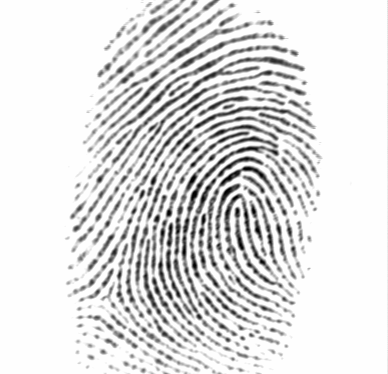
#> input picture test_images/img1.tif, 388 x 374 px
$ python example.py   (older library calls are emulated)
#> lines starting #> are read from the running program, lines starting #| are printed output that depends on the picture; after the words box and inside, x2 and y2 are one past the last pixel; in counts of white or black regions, pixels touching at a corner belong together
#> further down, im is the input picture: shape (374, 388); min 1, max 254, mean 223.8
### ridge_segment.py
# -*- coding: utf-8 -*-
"""
Created on Mon Apr 18 23:04:30 2016
@author: utkarsh


BSD 2-Clause License

Copyright (c) 2017, Utkarsh-Deshmukh
All rights reserved.

THIS SOFTWARE IS PROVIDED BY THE COPYRIGHT HOLDERS AND CONTRIBUTORS "AS IS"
AND ANY EXPRESS OR IMPLIED WARRANTIES, INCLUDING, BUT NOT LIMITED TO, THE
IMPLIED WARRANTIES OF MERCHANTABILITY AND FITNESS FOR A PARTICULAR PURPOSE ARE
DISCLAIMED. IN NO EVENT SHALL THE COPYRIGHT HOLDER OR CONTRIBUTORS BE LIABLE
FOR ANY DIRECT, INDIRECT, INCIDENTAL, SPECIAL, EXEMPLARY, OR CONSEQUENTIAL
DAMAGES (INCLUDING, BUT NOT LIMITED TO, PROCUREMENT OF SUBSTITUTE GOODS OR
SERVICES; LOSS OF USE, DATA, OR PROFITS; OR BUSINESS INTERRUPTION) HOWEVER
CAUSED AND ON ANY THEORY OF LIABILITY, WHETHER IN CONTRACT, STRICT LIABILITY,
OR TORT (INCLUDING NEGLIGENCE OR OTHERWISE) ARISING IN ANY WAY OUT OF THE USE
OF THIS SOFTWARE, EVEN IF ADVISED OF THE POSSIBILITY OF SUCH DAMAGE.
"""


# RIDGESEGMENT - Normalises fingerprint image and segments ridge region
#
# Function identifies ridge regions of a fingerprint image and returns a
# mask identifying this region.  It also normalises the intesity values of
# the image so that the ridge regions have zero mean, unit standard
# deviation.
#
# This function breaks the image up into blocks of size blksze x blksze and
# evaluates the standard deviation in each region.  If the standard
# deviation is above the threshold it is deemed part of the fingerprint.
# Note that the image is normalised to have zero mean, unit standard
# deviation prior to performing this process so that the threshold you
# specify is relative to a unit standard deviation.
#
# Usage:   [normim, mask, maskind] = ridgesegment(im, blksze, thresh)
#
# Arguments:   im     - Fingerprint image to be segmented.
#              blksze - Block size over which the the standard
#                       deviation is determined (try a value of 16).
#              thresh - Threshold of standard deviation to decide if a
#                       block is a ridge region (Try a value 0.1 - 0.2)
#
# Returns:     normim - Image where the ridge regions are renormalised to
#                       have zero mean, unit standard deviation.
#              mask   - Mask indicating ridge-like regions of the image,
#                       0 for non ridge regions, 1 for ridge regions.
#              maskind - Vector of indices of locations within the mask.
#
# Suggested values for a 500dpi fingerprint image:
#
#   [normim, mask, maskind] = ridgesegment(im, 16, 0.1)
#
# See also: RIDGEORIENT, RIDGEFREQ, RIDGEFILTER

### REFERENCES

# Peter Kovesi
# School of Computer Science & Software Engineering
# The University of Western Australia
# pk at csse uwa edu au
# http://www.csse.uwa.edu.au/~pk

'''
For more info please visit https://www.peterkovesi.com/
'''

import numpy as np

def normalise(img,mean,std):
    normed = (img - np.mean(img))/(np.std(img));
    return(normed)

def ridge_segment(im,blksze,thresh):

#> called with blksze = 16, thresh = 0.3
    rows,cols = im.shape;

    im = normalise(im,0,1);    # normalise to get zero mean and unit standard deviation


    new_rows =  np.int(blksze * np.ceil((np.float(rows))/(np.float(blksze))))
    new_cols =  np.int(blksze * np.ceil((np.float(cols))/(np.float(blksze))))

    padded_img = np.zeros((new_rows,new_cols));
    stddevim = np.zeros((new_rows,new_cols));

    padded_img[0:rows][:,0:cols] = im;

    for i in range(0,new_rows,blksze):
        for j in range(0,new_cols,blksze):
            block = padded_img[i:i+blksze][:,j:j+blksze];

            stddevim[i:i+blksze][:,j:j+blksze] = np.std(block)*np.ones(block.shape)
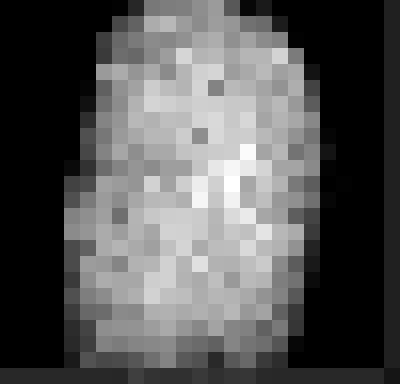
#> stddevim: shape (384, 400) float64; min 1.11e-16, max 1.7, mean 0.577; drawn with min black and max white

    stddevim = stddevim[0:rows][:,0:cols]
#> stddevim: shape (374, 388) float64

    mask = stddevim > thresh;
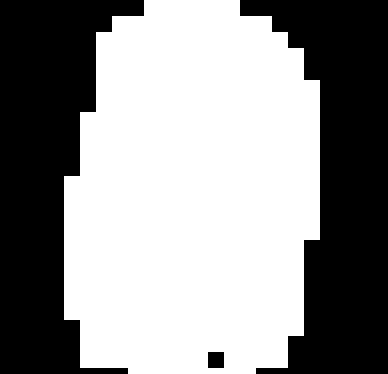
#> mask: shape (374, 388) bool; 57% white; 3 black regions, box (x1, y1, x2, y2) and area: (240, 0, 388, 374) 31448, (0, 0, 144, 374) 30720, (208, 352, 224, 368) 256

    mean_val = np.mean(im[mask]);
#> mean_val = -0.417

    std_val = np.std(im[mask]);
#> std_val = 1.16

    normim = (im - mean_val)/(std_val);

    return(normim,mask)

### walking.py
'''
Author : Aman Attrish
'''


# The main function of the walking algorithm to get all singular points in
# a given fingerprint image.
#
# Based on the paper:
#
# @article{Zhu2016WalkingTS,
#   title={Walking to singular points of fingerprints},
#   author={En Zhu and Xifeng Guo and Jianping Yin},
#   journal={Pattern Recognition},
#   year={2016},
#   volume={56},
#   pages={116-128}
# }
#
# Usage:
#   [sps, time] = walking(im), get singular points of image \im. The open
#   souce code "MATLAB and Octave Functions for Computer Vision and Image
#   Processing" is needed to correctly run this function. Please download
#   "MatlabFns.zip" from
#           http://www.peterkovesi.com/matlabfns/
#   and add all the folders and subfolders to Path.
#
#   [sps, time] = walking(im, mask, orientim), all preprocessing steps like
#   segmentaion and orientation field estimation are implemented outside
#   this function.
#
#   [sps, time] = walking(im, mask, orientim, ...), parameters are passed
#   in. The detailed meanings of parameters are shown below.
#
# @Inputs:
#   im:
#       image data, h by w
#   mask:
#       0, background; 1, foreground
#   orientim:
#       pixel-wise orientation field of \im, share the same size with \im.
#   step:
#       length of one walking step, default to 7 pixel
#   n:
#       number of starting points sampled along x-axis or y, default to 2
#   Td:
#       threshold for stopping the walking process, default to 2 pixel
#   R:
#       radius of the neighborhood of the candidate singular point,
#       default to 16 pixel
# @Outputs:
#   sps:
#       a structure with fields 'core' and 'delta', containing the detected
#       singular points
#   time:
#       processing time of the walking algorithm excluding the segmentation
#       and orientation field estimation.
#
# # Coded by Xifeng Guo. All rights reserved. 2015/4/16 % %
#

'''
For more info please visit https://www.peterkovesi.com/
'''

import numpy as np
import numpy.matlib
from ridge_segment import ridge_segment
from ridge_orient import ridge_orient


def walkonce(im, mask, dfim, start, step, Td):
	sp = []
	current =0
	path = np.array([start])
	while True:
		temp = path[current,:]
		ori = dfim[int(temp[0]), int(temp[1])]
		current = current + 1
		path = np.concatenate([path, temp + step*(np.around([[-np.sin(ori), np.cos(ori)]]))], axis=0)
		if (any(path[current,:] < 1) or any((path[current,:] - im.shape) > 0) or not mask[int(path[current,0]),int(path[current,1])]):
			break
		cpath = path[0:current,:]
		dcpath = cpath - np.matmul(np.ones((cpath.shape[0],1)), np.array([path[current,:]]))
		sqart = np.sqrt(dcpath[:,0]**2 + dcpath[:,1]**2)
		sqart = np.transpose(sqart).reshape((1,-1))
		sqart = np.fliplr(sqart)
		indx = np.argwhere(sqart < Td)
		if min(indx.shape)==0:
			ind = np.empty(shape=(0,0))
		else:
			ind = sqart.shape[1] - indx[0][1]
		if ind.size !=0:
			if current == ind:
				sp = path[current,:]
			elif (current - ind) <=11:
				sp =  np.around(np.sum(path[ind:current+1,:], axis=0)/(current - ind + 1))
			break
	return sp

def checkstable(im, mask, orientim, tempsp, step, Td, R):
	stable=0
	tempsp = np.array([tempsp])

	if min(tempsp.shape) !=0:
		stable=1
		trystart = np.matmul(np.ones((4,1)), tempsp) + np.array([[0,-1], [-1,0], [0,1], [1,0]])*R
		for j in range(0,4):
			if (any(trystart[j,:] < 1) or any((trystart[j,:] - im.shape) > 0) or not mask[int(trystart[j,0]),int(trystart[j,1])]):
				stable=0
				break
			newsp = walkonce(im, mask, orientim, trystart[j,:], step, Td)
			newsp = np.array([newsp])
			if min(newsp.shape) == 0 or np.linalg.norm(tempsp - newsp) > R:
				stable=0
				break
	return stable


def mergeneighbors(points, threshold):

	for i in range(0,points.shape[0]-1):
		if points[i,0] == 0:
			continue
		pointi = points[i,:]
		for j in range(i+1,points.shape[0]):
			if points[j,0] == 0:
				continue
			if (np.linalg.norm(points[i,:] - points[j,:]) < threshold):
				pointi = np.concatenate([pointi, points[j,:]], axis=0)
				points[j,:] = [0, 0]
		if len(pointi)>=2:
			pointi = pointi.reshape((-1,2))
		s = np.sum(pointi, axis=0)
		points[i,:] = np.around(np.array([[s[0], s[1]]])/pointi.shape[0])
	points = points[~np.all(points==0, axis=1)]
	return points


def walking(img):

	#initializing the dictionary
	sps = {}
	sps['core'] = []
	sps['delta'] = []

	step = 7
	n = 2
	Td = 2
	R = 16

	blksze = 16;
	thresh = 0.3;
	normim, mask = ridge_segment(img,blksze,thresh);
	mask[(mask.shape[0]//blksze)*blksze+1:mask.shape[0],:] = 0
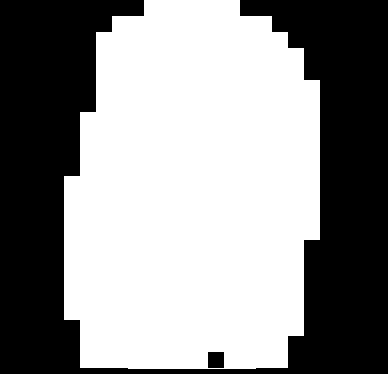
#> mask: shape (374, 388) bool; 56.5% white; 2 black regions, box (x1, y1, x2, y2) and area: (0, 0, 388, 374) 62808, (208, 352, 224, 368) 256
	mask[:,(mask.shape[1]//blksze)*blksze+1:mask.shape[1]] = 0


	orientim = ridge_orient(normim, 1, 3, 3)
	orientim = np.pi - orientim

	#sampling starting point

	I,J = np.where(mask==1)
	edge0 = np.array([min(I),min(J)])
	edge1 = np.array([max(I),max(J)])
	d = (edge1-edge0)//(n+1)
	sampled_rows = np.array(range(edge0[0]+d[0], edge0[0] + d[0]*n + 1,d[0]))    #If some error comes, consider +1 also
	sampled_cols = np.array(range(edge0[1]+d[1], edge0[1] + d[1]*n + 1,d[1]))
	sampled_points = np.transpose([[np.kron(sampled_rows, np.ones((1,n)))],[np.matlib.repmat(sampled_cols, 1, n)]])
	sampled_points = np.reshape(sampled_points,(4,2))


	#Detect Cores
	for r in range(0,4):
		if len(sps['core']) != 0:
			break
		WDFc1 = 2.0*orientim + (r+1)*np.pi/2
		core1 = np.array([[]])
		core2 = np.array([[]])
		for i in range(0,sampled_points.shape[0]):
			p = sampled_points[i,:]
			if (not mask[int(p[0]),int(p[1])]):
				continue
			if min(core1.shape) == 0:
				tempsp = walkonce(img, mask, WDFc1, p, step, Td)
				if checkstable(img, mask, WDFc1, tempsp, step, Td, R):
					core1 = tempsp
			if min(core2.shape) == 0:
				tempsp = walkonce(img, mask, WDFc1-np.pi, p, step, Td)
				if checkstable(img, mask, WDFc1-np.pi, tempsp, step, Td, R):
					core2 = tempsp
		if min(core1.shape)==0:
			sps['core'] = np.array([core2])
		elif min(core2.shape)==0:
			sps['core'] = np.array([core1])
		else:
			sps['core'] = np.concatenate([core1,core2], axis=0)


	#Detect Deltas
	for r in range(0,4):
		if len(sps['delta']) != 0:
			break
		WDFd = -2.0*orientim + (r+1)*np.pi/2
		for i in range(0,sampled_points.shape[0]):
			p = sampled_points[i,:]
			if (not mask[int(p[0]),int(p[1])]):
				continue
			tempsp = walkonce(img, mask, WDFd, p, step, Td)
			if checkstable(img, mask, WDFd, tempsp, step, Td, R):
				sps['delta'] = np.concatenate([sps['delta'],tempsp], axis=0)
		if len(sps['delta']) >=2:
			sps['delta'] = sps['delta'].reshape((-1,2))

	sps['core'] = np.array([sps['core']])
	sps['delta'] = np.array([sps['delta']])

	sps['core'] = sps['core'].reshape((-1,2))
	sps['delta'] = sps['delta'].reshape((-1,2))

	sps['core'] = np.fliplr(mergeneighbors(sps['core'],20))
	sps['delta'] = np.fliplr(mergeneighbors(sps['delta'],20))
	return sps

### ridge_orient.py
# -*- coding: utf-8 -*-
"""
Created on Tue Apr 19 11:31:54 2016
@author: utkarsh


BSD 2-Clause License

Copyright (c) 2017, Utkarsh-Deshmukh
All rights reserved.

THIS SOFTWARE IS PROVIDED BY THE COPYRIGHT HOLDERS AND CONTRIBUTORS "AS IS"
AND ANY EXPRESS OR IMPLIED WARRANTIES, INCLUDING, BUT NOT LIMITED TO, THE
IMPLIED WARRANTIES OF MERCHANTABILITY AND FITNESS FOR A PARTICULAR PURPOSE ARE
DISCLAIMED. IN NO EVENT SHALL THE COPYRIGHT HOLDER OR CONTRIBUTORS BE LIABLE
FOR ANY DIRECT, INDIRECT, INCIDENTAL, SPECIAL, EXEMPLARY, OR CONSEQUENTIAL
DAMAGES (INCLUDING, BUT NOT LIMITED TO, PROCUREMENT OF SUBSTITUTE GOODS OR
SERVICES; LOSS OF USE, DATA, OR PROFITS; OR BUSINESS INTERRUPTION) HOWEVER
CAUSED AND ON ANY THEORY OF LIABILITY, WHETHER IN CONTRACT, STRICT LIABILITY,
OR TORT (INCLUDING NEGLIGENCE OR OTHERWISE) ARISING IN ANY WAY OUT OF THE USE
OF THIS SOFTWARE, EVEN IF ADVISED OF THE POSSIBILITY OF SUCH DAMAGE.
"""


# RIDGEORIENT - Estimates the local orientation of ridges in a fingerprint
#
# Usage:  [orientim, reliability, coherence] = ridgeorientation(im, gradientsigma,...
#                                             blocksigma, ...
#                                             orientsmoothsigma)
#
# Arguments:  im                - A normalised input image.
#             gradientsigma     - Sigma of the derivative of Gaussian
#                                 used to compute image gradients.
#             blocksigma        - Sigma of the Gaussian weighting used to
#                                 sum the gradient moments.
#             orientsmoothsigma - Sigma of the Gaussian used to smooth
#                                 the final orientation vector field.
#                                 Optional: if ommitted it defaults to 0
#
# Returns:    orientim          - The orientation image in radians.
#                                 Orientation values are +ve clockwise
#                                 and give the direction *along* the
#                                 ridges.
#             reliability       - Measure of the reliability of the
#                                 orientation measure.  This is a value
#                                 between 0 and 1. I think a value above
#                                 about 0.5 can be considered 'reliable'.
#                                 reliability = 1 - Imin./(Imax+.001);
#             coherence         - A measure of the degree to which the local
#                                 area is oriented.
#                                 coherence = ((Imax-Imin)./(Imax+Imin)).^2;
#
# With a fingerprint image at a 'standard' resolution of 500dpi suggested
# parameter values might be:
#
#    [orientim, reliability] = ridgeorient(im, 1, 3, 3);
#
# See also: RIDGESEGMENT, RIDGEFREQ, RIDGEFILTER

### REFERENCES

# May 2003      Original version by Raymond Thai,
# January 2005  Reworked by Peter Kovesi
# October 2011  Added coherence computation and orientsmoothsigma made optional
#
# School of Computer Science & Software Engineering
# The University of Western Australia
# pk at csse uwa edu au
# http://www.csse.uwa.edu.au/~pk

'''
For more info please visit https://www.peterkovesi.com/
'''

import numpy as np;
import cv2;
from scipy import ndimage;
from scipy import signal

def ridge_orient(im, gradientsigma, blocksigma, orientsmoothsigma):
#> called with gradientsigma = 1, blocksigma = 3, orientsmoothsigma = 3
    rows,cols = im.shape;
#> rows = 374; cols = 388
    #Calculate image gradients.
    sze = np.fix(6*gradientsigma);
    if np.remainder(sze,2) == 0:
        sze = sze+1;

    gauss = cv2.getGaussianKernel(np.int(sze),gradientsigma);
    f = gauss * gauss.T;

    fy,fx = np.gradient(f);     #Gradient of Gaussian

    #Gx = ndimage.convolve(np.double(im),fx);
    #Gy = ndimage.convolve(np.double(im),fy);

    Gx = signal.convolve2d(im,fx,mode='same');
    Gy = signal.convolve2d(im,fy,mode='same');

    Gxx = np.power(Gx,2);
    Gyy = np.power(Gy,2);
    Gxy = Gx*Gy;

    #Now smooth the covariance data to perform a weighted summation of the data.

    sze = np.fix(6*blocksigma);

    gauss = cv2.getGaussianKernel(np.int(sze),blocksigma);
    f = gauss * gauss.T;

    Gxx = ndimage.convolve(Gxx,f);
    Gyy = ndimage.convolve(Gyy,f);
    Gxy = 2*ndimage.convolve(Gxy,f);

    # Analytic solution of principal direction
    denom = np.sqrt(np.power(Gxy,2) + np.power((Gxx - Gyy),2)) + np.finfo(float).eps;

    sin2theta = Gxy/denom;            # Sine and cosine of doubled angles
    cos2theta = (Gxx-Gyy)/denom;


    if orientsmoothsigma:
        sze = np.fix(6*orientsmoothsigma);
        if np.remainder(sze,2) == 0:
            sze = sze+1;
        gauss = cv2.getGaussianKernel(np.int(sze),orientsmoothsigma);
        f = gauss * gauss.T;
        cos2theta = ndimage.convolve(cos2theta,f); # Smoothed sine and cosine of
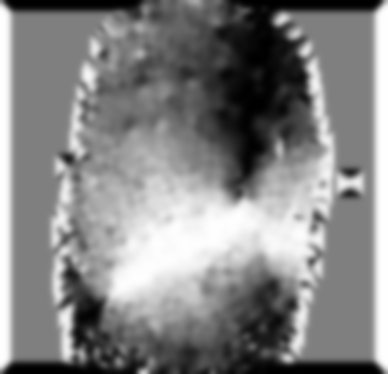
#> cos2theta: shape (374, 388) float64; min -1, max 1, mean 0.0405; drawn with min black and max white
        sin2theta = ndimage.convolve(sin2theta,f); # doubled angles
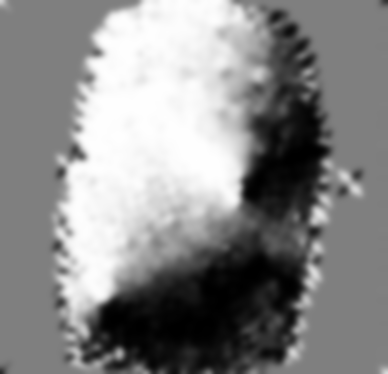
#> sin2theta: shape (374, 388) float64; min -0.998, max 0.999, mean 0.0687; drawn with min black and max white

    orientim = np.pi/2 + np.arctan2(sin2theta,cos2theta)/2;
    return(orientim);

### example.py
'''
Author : Aman Attrish
'''

# An example for using walking algorithm to detect singular points in
# fingerprint image.
# Note that the open souce code "MATLAB and Octave Functions for Computer
# Vision and Image Processing" is needed to correctly run the walking
# algorithm. Please download "MatlabFns.zip" from
#           http://www.peterkovesi.com/matlabfns/
# and add all the folders and subfolders to Path.
#
# # Coded by Xifeng Guo. All rights reserved. 2015/11/29 % %
#

'''
For more info please visit https://www.peterkovesi.com/
'''

import cv2
import numpy as np
from walking import walking, walkonce, checkstable, mergeneighbors

im = cv2.imread('test_images/img1.tif',0) #make changes here

stacked_img = np.stack((im,)*3, axis=-1)

detect_SP = walking(im)
#> in walking, `orientim = np.pi - orientim`:
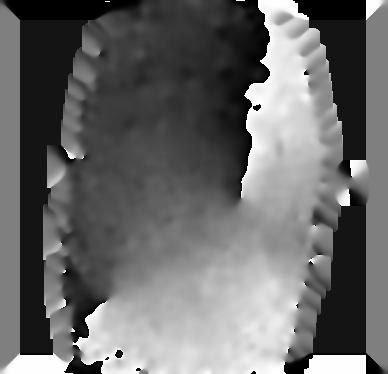
#> orientim: shape (374, 388) float64; min 0, max 3.14, mean 1.31; drawn with min black and max white
#> in walking, `edge0 = np.array([min(I),min(J)])`: edge0 = [0, 64]
#> in walking, `edge1 = np.array([max(I),max(J)])`: edge1 = [368, 319]
#> in walking, `d = (edge1-edge0)//(n+1)`: d = [122, 85]
#> the loop in walking, `for r in range(0,4):` made 2 passes
#> after the loop in walking, `for r in range(0,4):`: sps = {'core': [[194, 242]], 'delta': []}; tempsp = []
#> the loop in walking, `for r in range(0,4):` made 2 passes
#> after the loop in walking, `for r in range(0,4):`: sps = {'core': [[194, 242]], 'delta': [[300, 107], [300, 104]]}
#> after the loop in mergeneighbors, `for i in range(0,points.shape[0]-1):`: points = [[194, 242]]
#> the loop in mergeneighbors (call 2), `for i in range(0,points.shape[0]-1):` made 1 pass
#> s on pass 1: [600, 211]
#> detect_SP = {'core': [[242, 194]], 'delta': [[106, 300]]}

if min(detect_SP['core'].shape) !=0:
	for i in range(0, detect_SP['core'].shape[0]):
		centre = (int(detect_SP['core'][i,0]), int(detect_SP['core'][i,1]))
		stacked_img = cv2.circle(stacked_img, centre, 10, (0,0,255), 2)
#> this loop made 1 pass

if min(detect_SP['delta'].shape) !=0:
	for j in range(0, detect_SP['delta'].shape[0]):
		x = int(detect_SP['delta'][j,0])
		y = int(detect_SP['delta'][j,1])
		pts = np.array([[x,y-10], [x-9,y+5], [x+9,y+5]])
		stacked_img = cv2.polylines(stacked_img, [pts], True, (0,255,0), 2)
#> this loop made 1 pass
#> (x, y, pts) on pass 1: (106, 300, [[106, 290], [97, 305], [115, 305]])
#> pass 1, `stacked_img = cv2.polylines(stacked_img, [pts], True, (0,255,0), 2)`:
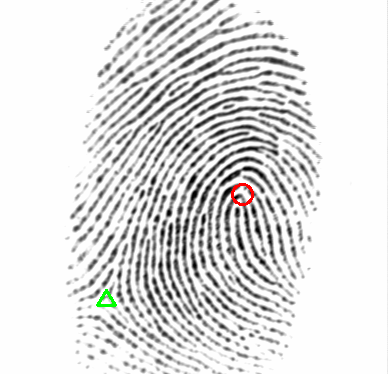
#> stacked_img: shape (374, 388, 3); mean of channels 0, 1, 2 223.4, 223.7, 223.7; drawn as B, G, R

cv2.imwrite('results/img1.bmp', stacked_img) #make changes here

print(detect_SP)
#| {'core': array([[242., 194.]]), 'delta': array([[106., 300.]])}

$ run again, with test_images/img2.tif copied over test_images/img1.tif
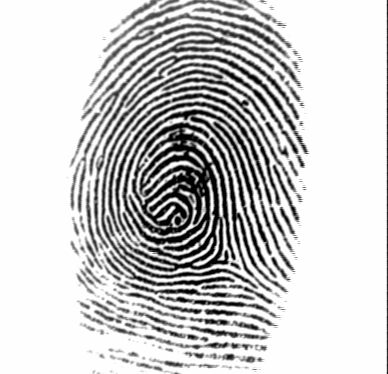
#> input picture test_images/img2.tif, 388 x 374 px
#> im is the input picture: shape (374, 388); min 1, max 254, mean 202
#> in ridge_segment, `mask = stddevim > thresh;`:
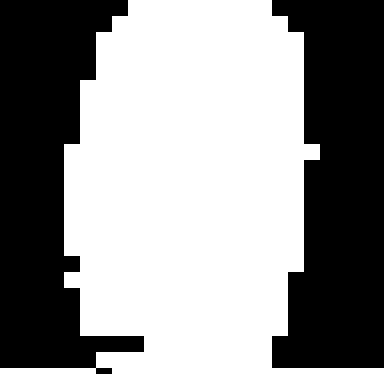
#> mask: shape (374, 388) bool; 56.7% white; 2 black regions, box (x1, y1, x2, y2) and area: (272, 0, 384, 368) 32000, (0, 0, 144, 374) 30816
#> mean_val = -0.495
#> std_val = 1.09
#> in ridge_orient, `rows,cols = im.shape;`: rows = 374; cols = 388
#> edge0 = [0, 0]
#> edge1 = [368, 384]
#> d = [122, 128]
#> the loop in walking, `for r in range(0,4):` made 2 passes
#> after the loop in walking, `for r in range(0,4):`: sps = {'core': [212, 149, 206, 174], 'delta': []}; tempsp = [212, 149]
#> the loop in walking, `for r in range(0,4):` made 2 passes
#> after the loop in walking, `for r in range(0,4):`: sps = {'core': [212, 149, 206, 174], 'delta': [[260, 226]]}
#> the loop in mergeneighbors, `for i in range(0,points.shape[0]-1):` made 1 pass
#> after the loop in mergeneighbors, `for i in range(0,points.shape[0]-1):`: points = [[212, 149], [206, 174]]
#> detect_SP = {'core': [[149, 212], [174, 206]], 'delta': [[226, 260]]}
#> the loop `for i in range(0, detect_SP['core'].shape[0]):` made 2 passes
#> the loop `for j in range(0, detect_SP['delta'].shape[0]):` made 1 pass
#> (x, y, pts) on pass 1: (226, 260, [[226, 250], [217, 265], [235, 265]])
#> pass 1, `stacked_img = cv2.polylines(stacked_img, [pts], True, (0,255,0), 2)`:
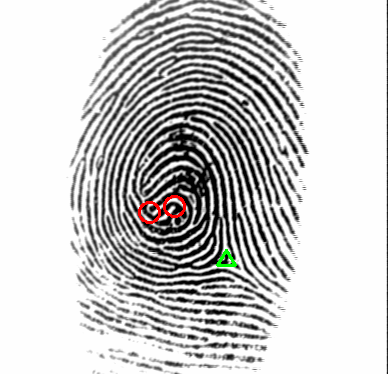
#> stacked_img: shape (374, 388, 3); mean of channels 0, 1, 2 201.6, 201.9, 202.3; drawn as B, G, R
#| {'core': array([[149., 212.],
#|        [174., 206.]]), 'delta': array([[226., 260.]])}
